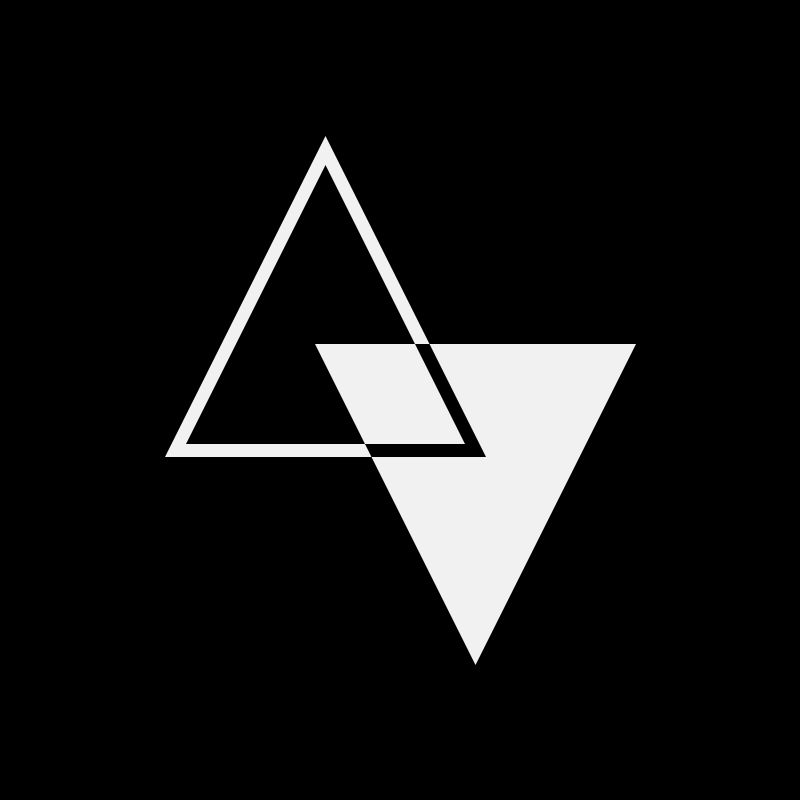
Frame 1 (no input)
Frame 60 (the mouse pressed at the canvas centre just before this capture): identical to frame 1, image omitted
Frame 120 (the mouse held since frame 60 and released just before this capture): identical to frame 1, image omitted

The Processing sketch that drew this single still picture (run headless with seeded random() and noise(); from frame 60 on, the mouse is pressed at the canvas centre):

// Processing sketch: Sketch_13
// ── Sketch_13.pde
void setup()
{
    size(800,800);
    stroke(#f1f1f1);
    strokeWeight(13);
    noFill();
}

void draw()
{    
    background(0);
    translate(400, 400);
    
    // Right, downwards
    push();
        fill(#f1f1f1);
        triangle(-75, -50, 75, 250, 225, -50);
    pop();
    
    // Left, upwards
    push();
        blendMode(DIFFERENCE);
        triangle(-225, 50, -75, -250, 75, 50);
    pop();
      
    save("frame.png");
}
